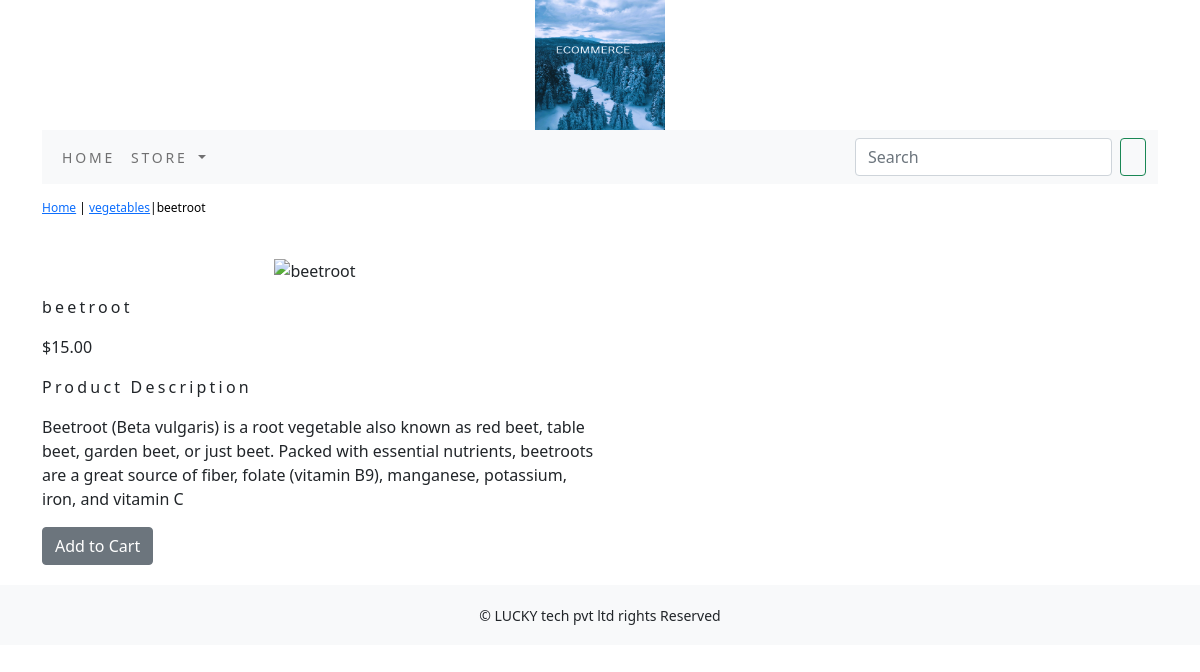
The app's page /store/vegetables/beetroot/ with its own data.
### store/models.py (models this page shows, shortened)
class Product(models.Model):
    name=models.CharField(max_length=250,unique=True)
    slug=models.SlugField(max_length=250,unique=True)
    description=models.TextField(blank=True)
    price=models.DecimalField(max_digits=10,decimal_places=2)
    category=models.ForeignKey(Category,on_delete=models.CASCADE)
    image=models.ImageField(upload_to='product',blank=True)
    stock=models.IntegerField()
    available=models.BooleanField(default=True)
    created=models.DateTimeField(auto_now_add=True)
    updated=models.DateTimeField(auto_now_add=True)
    class Meta:
        ordering = ('name',)
        verbose_name = 'product'
        verbose_name_plural = 'products'

class Category(models.Model):
    name=models.CharField(max_length=250,unique=True)
    slug=models.SlugField(max_length=250,unique=True)
    description=models.TextField(blank=True)
    image=models.ImageField(upload_to='category',blank=True)
    class Meta:
        ordering=('name',)
        verbose_name='category'
        verbose_name_plural='categories'
    def get_url(self):
        return reverse('store:products_by_category',args=[self.slug])
    def __str__(self):
        return '{}'.format(self.name)

### store/views.py (the view)
# urls.py: path('<slug:c_slug>/<slug:product_slug>/', views.proDetail, name='prodCatdetail'),
def proDetail(request,c_slug,product_slug):
    try:
        product=Product.objects.get(category__slug=c_slug,slug=product_slug)
    except Exception as e:
        raise e
    return render(request,'product.html',{'product':product})

### cart/context_processors.py (called while the page is built)
def counter(request):
    item_count=0
    if 'admin' in request.path:
         return {}
    else:
        try:
            cart=Cart.objects.filter(cart_id=_cart_id(request))
            car_items=CartItem.objects.all().filter(cart=cart[:1])
            for cart_items in car_items:
                  item_count += cart_items.quantity
        except Cart.DoesNotExist:
            item_count =0
    return  dict(item_count=item_count)

### cart/views.py (called while the page is built)
def _cart_id(request):
    cart=request.session.session_key
    if not cart:
        cart=request.session.create()
    return cart

### store/context_processors.py (called while the page is built)
def menu_links(request):
    links=Category.objects.all()
    return dict(links=links)

### templates/product.html (shortened to what this page needs)
{% extends 'base.html' %}
{% load static %}
{% block content %}
<div class="row my_prod_row_class">
    <div class="mx_auto">
        <p> <a href="{% url 'store:allProdCat' %}">Home</a> | <a href ="{{product.category.get_url}}">{{product.category}}</a>|{{product.name}} </p>
    </div>
<div class="container">
<br>
<div class="row">
    <div class="col-12 col-sm-12 col-md-12 col-lg-6 text-center">
        <div style="min-width:18rem">
            <img src="{{products.image.url}}" alt="{{product.name}}">
        </div>
    </div>
</div>
     <div class="col-12 col-sm-12 col-md-12 col-lg-6">
         <div>
        <h1 class="my_prod_title">{{product.name}}</h1>
        <p>${{product.price}}</p>
        <p class="my_title">Product Description</p>
        <p class="text-justify my_rod_text">{{product.description}}</p>
        {% if product.stock <= 0 %}
        <p class="text-justify my_prod_text"><b> Out of stock </b></p>
        {% else %}
        <a class="btn btn-secondary" href="{% url 'cart:add_cart' product.id %}">Add to Cart</a>
        {% endif %}
</div>
    </div>
</div>
</div>
{% endblock %}

### static/css/custom.css (style rules this page uses)
body { font-family: 'Roboto', sans-serif; }
.my_title { font-size:16px; text_transform:uppercase; letter-spacing:.2em; }
.my_prod_row_class { padding-top:15px; padding-bottom:20px; }
.my_prod_row_class .mx_auto { color:#000; font-size:12px; text-decoration:none; }
.my_prod_title { font-size:16px; text_transform:uppercase; letter-spacing:.2em; padding-top:15px; padding-bottom:10px; }

### records on screen
Product: category "vegetables", name "beetroot", price "15.00", description "Beetroot (Beta vulgaris) is a root vegetable also known as red beet, table beet, garden beet, or just beet. Packed with essential nutrients, beetroots are a great source of fiber, folate (vitamin B9), manganese, potassium, iron, and vitamin C"
